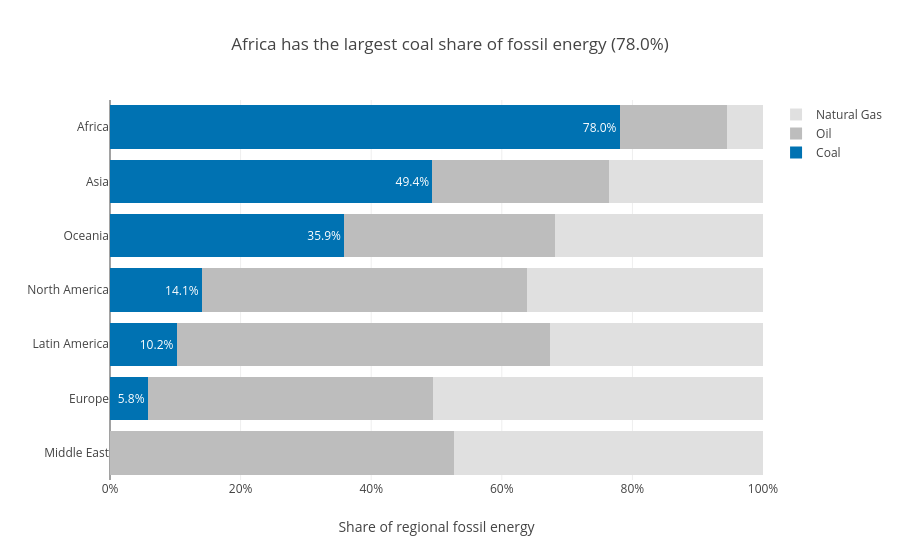

Here is the notebook cell this chart was saved with:
### Markdown cell above
## Task 3 — 100% stacked bar: which region relies most on coal?

**What to build:** A horizontal 100% stacked bar chart showing, for each **Region**, how its fossil energy splits between Coal, Oil and Natural Gas. This is the **same data as your Task 1 treemap**, visualised a second way.

**Requirements:**
- Reuse `df_fossil` from Task 1; aggregate TWh by `Region` × `Source` and convert to **shares of each region's fossil total**
- Horizontal bars, regions **sorted by coal share** (highest at the top)
- Coal is the segment on the baseline (first in `category_orders`) and the **only coloured segment** — keep it the same colour as in Task 1; Oil and Natural Gas in two greys
- Percentage labels on the coal segments only
- Insight title naming the most coal-dependent region and its coal share

> 💡 `df.groupby('Region')['TWh'].transform('sum')` gives each row its region total

### Code cell
sources = list(fossil_colors)
fossil_by_region = (
    df_fossil.pivot_table(index='Region', columns='Source', values='TWh', aggfunc='sum')
    .reindex(columns=sources).fillna(0)
)
region_shares = fossil_by_region.div(fossil_by_region.sum(axis=1), axis=0)
assert region_shares.sum(axis=1).sub(1).abs().lt(1e-10).all()
coal_order = region_shares['Coal'].sort_values(ascending=False).index.tolist()
top_region = coal_order[0]
shares = region_shares.reset_index().melt(
    id_vars='Region', value_vars=sources, var_name='Source', value_name='Share',
)
fig_coal = px.bar(
    shares, x='Share', y='Region', color='Source', orientation='h', barmode='stack',
    category_orders={'Source': sources, 'Region': coal_order},
    color_discrete_map={'Coal': fossil_colors['Coal'], 'Oil': '#BDBDBD', 'Natural Gas': '#E0E0E0'},
    title=f"{top_region} has the largest coal share of fossil energy ({region_shares.loc[top_region, 'Coal']:.1%})",
)
for trace in fig_coal.data:
    trace.hovertemplate = '%{y}<br>%{x:.1%} of fossil TWh<extra>%{fullData.name}</extra>'
    if trace.name == 'Coal':
        trace.update(text=[f'{value:.1%}' for value in trace.x], texttemplate='%{x:.1%}', textposition='inside', textfont_color='white')
fig_coal.update_xaxes(tickformat='.0%', range=[0, 1], title='Share of regional fossil energy')
fig_coal.update_yaxes(autorange='reversed', title=None)
fig_coal.show()

### Figure 1 — Plotly figure (JSON) as saved in the notebook; plotly's stock layout.template omitted (floating-point values rounded to 4 significant figures)
{"data": [{"type": "bar", "orientation": "h", "name": "Coal", "x": [0.7804, 0.4937, 0.3585, 0.1406, 0.1019, 0.05765, 0], "y": ["Africa", "Asia", "Oceania", "North America", "Latin America", "Europe", "Middle East"], "marker": {"color": "#0072B2"}, "text": ["78.0%", "49.4%", "35.9%", "14.1%", "10.2%", "5.8%", "0.0%"], "textposition": "inside", "textfont": {"color": "white"}}, {"type": "bar", "orientation": "h", "name": "Oil", "x": [0.1648, 0.2711, 0.3223, 0.4973, 0.5718, 0.4364, 0.5271], "y": ["Africa", "Asia", "Oceania", "North America", "Latin America", "Europe", "Middle East"], "marker": {"color": "#BDBDBD"}}, {"type": "bar", "orientation": "h", "name": "Natural Gas", "x": [0.05476, 0.2352, 0.3192, 0.3621, 0.3264, 0.5059, 0.4729], "y": ["Africa", "Asia", "Oceania", "North America", "Latin America", "Europe", "Middle East"], "marker": {"color": "#E0E0E0"}}], "layout": {"title": "Africa has the largest coal share of fossil energy (78.0%)", "barmode": "stack", "margin": {"l": 110}, "yaxis": {"autorange": "reversed"}, "xaxis": {"range": [0, 1], "tickformat": ".0%", "title": "Share of regional fossil energy"}}}
